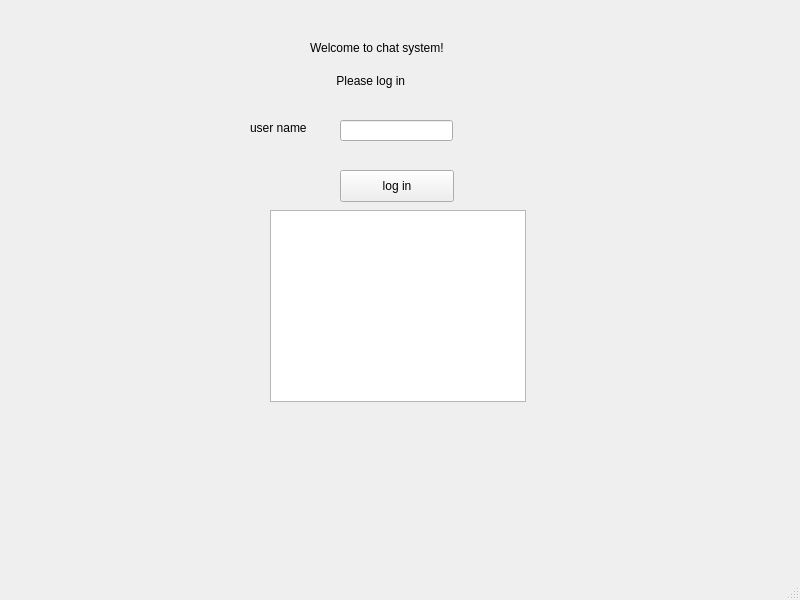
<?xml version="1.0" encoding="UTF-8"?>
<ui version="4.0">
 <class>MainWindow</class>
 <widget class="QMainWindow" name="MainWindow">
  <property name="geometry">
   <rect>
    <x>0</x>
    <y>0</y>
    <width>800</width>
    <height>600</height>
   </rect>
  </property>
  <property name="windowTitle">
   <string>MainWindow</string>
  </property>
  <widget class="QWidget" name="centralwidget">
   <widget class="QLineEdit" name="lineEdit">
    <property name="geometry">
     <rect>
      <x>340</x>
      <y>120</y>
      <width>113</width>
      <height>21</height>
     </rect>
    </property>
   </widget>
   <widget class="QLabel" name="label">
    <property name="geometry">
     <rect>
      <x>310</x>
      <y>40</y>
      <width>311</width>
      <height>16</height>
     </rect>
    </property>
    <property name="text">
     <string>Welcome to chat system!</string>
    </property>
   </widget>
   <widget class="QLabel" name="label_2">
    <property name="geometry">
     <rect>
      <x>190</x>
      <y>70</y>
      <width>431</width>
      <height>21</height>
     </rect>
    </property>
    <property name="text">
     <string>                                            Please log in</string>
    </property>
   </widget>
   <widget class="QLabel" name="label_3">
    <property name="geometry">
     <rect>
      <x>250</x>
      <y>120</y>
      <width>71</width>
      <height>16</height>
     </rect>
    </property>
    <property name="text">
     <string>user name</string>
    </property>
   </widget>
   <widget class="QPushButton" name="pushButton">
    <property name="geometry">
     <rect>
      <x>340</x>
      <y>170</y>
      <width>114</width>
      <height>32</height>
     </rect>
    </property>
    <property name="text">
     <string>log in</string>
    </property>
   </widget>
   <widget class="QTextBrowser" name="textBrowser">
    <property name="geometry">
     <rect>
      <x>270</x>
      <y>210</y>
      <width>256</width>
      <height>192</height>
     </rect>
    </property>
   </widget>
  </widget>
  <widget class="QMenuBar" name="menubar">
   <property name="geometry">
    <rect>
     <x>0</x>
     <y>0</y>
     <width>800</width>
     <height>22</height>
    </rect>
   </property>
  </widget>
  <widget class="QStatusBar" name="statusbar"/>
 </widget>
 <resources/>
 <connections/>
</ui>
